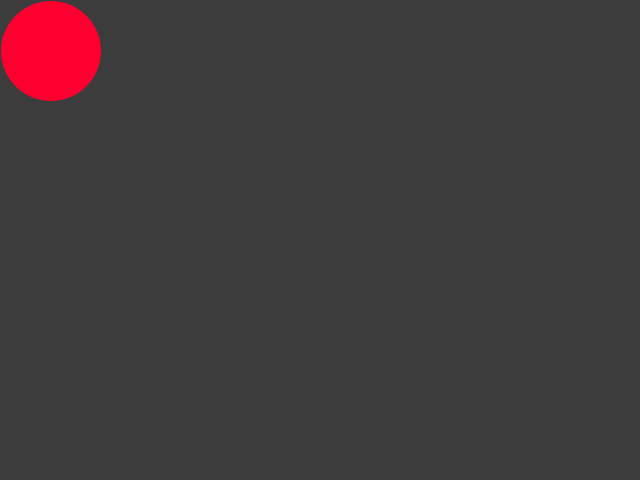
Frame 1 (no input)
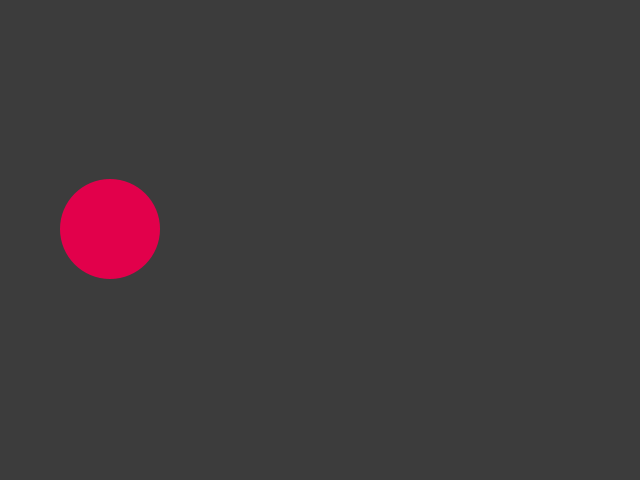
Frame 60 (the mouse pressed at the canvas centre just before this capture)
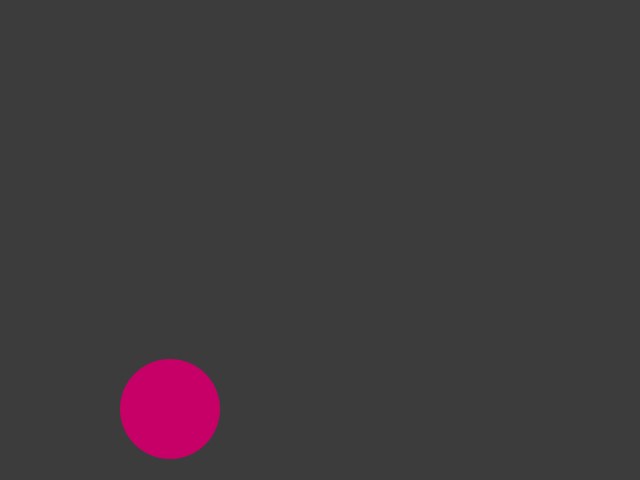
Frame 120 (the mouse held since frame 60 and released just before this capture)

The Processing sketch that drew these frames (run headless with seeded random() and noise(); from frame 60 on, the mouse is pressed at the canvas centre):

// Processing sketch: processing_42683
// ── processing_42683.pde

int xPos;
int yPos;
int dia=100;
int xAccel;
int yAccel;
color cirCol;

void setup() {
  size(640, 480);
  xPos=1+dia/2;
  yPos=1+dia/2;
  xAccel=1;
  yAccel=10;
  smooth();
  noStroke();
  frameRate(300);
  colorMode(RGB, width-dia, 255, width-dia);
}


void draw() {
  background(128);
  cirCol = color(width-(xPos+dia/2), 0, xPos+dia/2);
  fill(cirCol);
  ellipse(xPos, yPos, dia, dia);

  //horizontal bounce
  if (xPos<=0+dia/2)
  {
    xAccel=1;
    xPos=dia/2+1;
  }
  else if (xPos>=width-dia/2)
  {
    xAccel=-1;
    xPos=width-dia/2-1;
  }
  else //increment xPos
  {
    xPos=xPos+xAccel;
  }
  
  //vertical bounce
  if (yPos<=0+dia/2)
  {
    yAccel=10;
    yPos=dia/2+1;
  }
  else if (yPos>=height-dia/2)
  {
    yAccel=-10;
    yPos=height-dia/2-1;
  }
  else //increment xPos
  {
    yPos=yPos+yAccel;
  }

  /*if (xPos>=width-dia/2)
   {
   xPos=0;
   }
   else
   {
   xPos++;
   }*/
}

void mouseClicked() {
  yPos=yPos+50;
}
